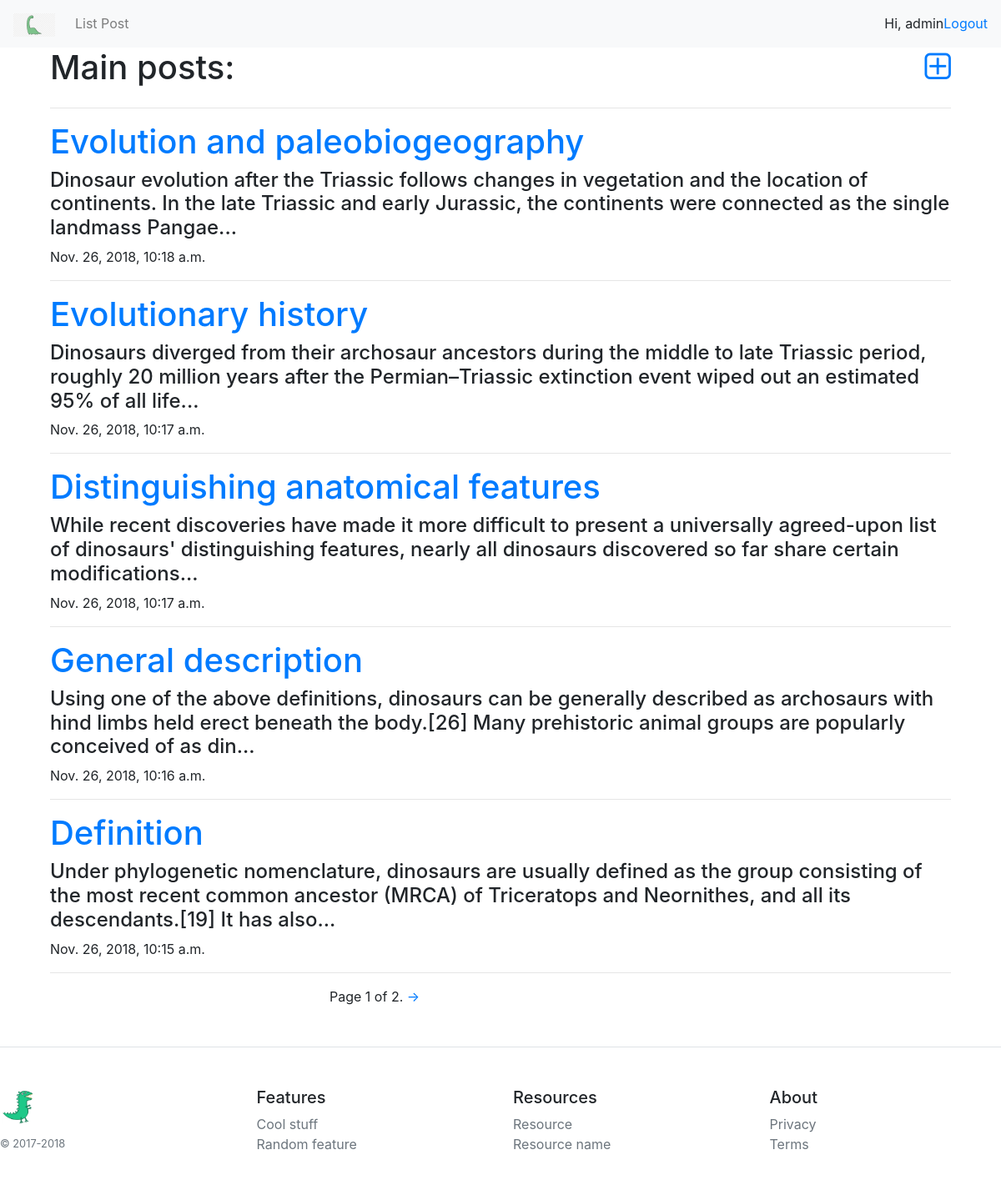
The app's page / (signed in) with its own data.
### user_post/models.py (models this page shows, shortened)
class Post(models.Model):
    author = models.ForeignKey('auth.User', on_delete=models.CASCADE)
    title = models.CharField(max_length = 150, verbose_name = 'Title')
    descriptions = models.TextField(verbose_name = 'Informations')
    date = models.DateTimeField(auto_now = True, verbose_name = 'Date')
    likes = models.IntegerField(default = 0)
    dislike = models.IntegerField(default = 0)
    def get_short_text(self):
        if len(self.descriptions) > SHORT_TEXT_LEN:
            return self.descriptions[:SHORT_TEXT_LEN]
        else:
            return self.descriptions
    class Meta:
        verbose_name = 'Post'
        verbose_name_plural = 'Posts'

### user_post/views.py (the view)
# urls.py: url(r'^$', views.main, name = 'main'),
def main(request):
	post = Post.objects.all().order_by('-date')
	paginator = Paginator(post, 5)
	page = request.GET.get('page')
	try:
		post = paginator.page(page)
	except PageNotAnInteger:
		post = paginator.page(1)
	except EmptyPage:
		post = paginator.page(paginator.num_pages)
	args = {'post':post}
	return render(request, 'user_post/main.html', args)

### user_post/templates/user_post/main.html (shortened to what this page needs)
{% extends 'user_post/wrapper.html' %}
{% load staticfiles %}
{% block main %}
	<div class="container main-content">
		<h1 class="leftstr">Main posts:</h1>
		{% if request.user.is_authenticated %}
			<h1 class="rightstr"><a href="{% url 'user_post:post_new' %}" class="top-menu"><i class="fa fa-plus-square-o"></i></a></h1>
		{% endif %}
		<hr>
		{% for post in post %}
			<h1><a href="/posts/{{ post.id }}">{{ post.title }}</a></h1>
			<h4>{{ post.get_short_text }}...</h4>
			<span>{{ post.date }}</span>
			<hr>
		{% endfor %}
	</div>
	<div class="paginator">
		<span class="step-links" style="position: relative; left: 350px;">
			<span class="current">
					Page {{ post.number }} of {{ post.paginator.num_pages }}.
			</span>
			{% if post.has_next %}
				<a href="?page={{ post.next_page_number }}">&#8594;</a>
			{% endif %}
		</span>
	</div>
{% endblock %}

### user_post/templates/user_post/wrapper.html (shortened to what this page needs)
{% load staticfiles %}
<!doctype html>
<html lang="en">
  <head>
    <link rel="stylesheet" href="https://stackpath.bootstrapcdn.com/bootstrap/4.1.3/css/bootstrap.min.css">
    <link rel="stylesheet" href="{% static 'css/style3.css' %}">
    <link rel="stylesheet" href="https://cdnjs.cloudflare.com/ajax/libs/font-awesome/4.7.0/css/font-awesome.min.css">
  </head>
  <body>
    <nav class="navbar navbar-expand-lg navbar-light bg-light">
    <a class="navbar-brand" href="/"><img src="{% static 'img/dinosaur2.png' %}" width="50px;"></a>
    <div class="collapse navbar-collapse" id="navbarColor03">
      <ul class="navbar-nav mr-auto">
        <li class="nav-item">
          <a class="nav-link" href="/">List Post</a>
        </li>
      </ul>
      <ul class="navbar-nav responsive-menu">
        {% if request.user.is_authenticated %}
          <li class="nav-item">Hi, {{ request.user.username }}</li>
          <li class="nav-item">
            <a href="/account/logout">Logout</a>
          </li>
        {% else %}
          <li class="nav-item">
            <a href="/account/login">Login</a>
          </li>
        {% endif %}
      </ul>
    </div>
  </nav>
    <div class="container">
      <div class="center">
        {% block main %}
        {% endblock %}
      </div>
    </div>
      <footer class="pt-4 my-md-5 pt-md-5 border-top">
        <div class="row">
          <div class="col-12 col-md">
            <img class="mb-2" src="{% static 'img/dinosaur1.png' %}" alt="" width="50" height="50">
            <small class="d-block mb-3 text-muted">&copy; 2017-2018</small>
          </div>
          <div class="col-6 col-md">
            <h5>Features</h5>
            <ul class="list-unstyled text-small">
              <li><a class="text-muted" href="#">Cool stuff</a></li>
              <li><a class="text-muted" href="#">Random feature</a></li>
            </ul>
          </div>
          <div class="col-6 col-md">
            <h5>Resources</h5>
            <ul class="list-unstyled text-small">
              <li><a class="text-muted" href="#">Resource</a></li>
              <li><a class="text-muted" href="#">Resource name</a></li>
            </ul>
          </div>
          <div class="col-6 col-md">
            <h5>About</h5>
            <ul class="list-unstyled text-small">
              <li><a class="text-muted" href="#">Privacy</a></li>
              <li><a class="text-muted" href="#">Terms</a></li>
            </ul>
          </div>
        </div>
      </footer>
  </body>
</html>

### user_post/static/css/style3.css (style rules this page uses)
.responsive-menu { float: right; }
body, html { width: 100%; display: grid; }
.leftstr, .rightstr { float:left; width: 50%; }
.rightstr { text-align: right; }

### records on screen
Post: title "Evolution and paleobiogeography", get_short_text "Dinosaur evolution after the Triassic follows changes in vegetation and the location of continents. In the late Triassic and early Jurassic, the continents were connected as the single landmass Pangae", date "Nov. 26, 2018, 10:18 a.m."
Post: title "Evolutionary history", get_short_text "Dinosaurs diverged from their archosaur ancestors during the middle to late Triassic period, roughly 20 million years after the Permian–Triassic extinction event wiped out an estimated 95% of all life", date "Nov. 26, 2018, 10:17 a.m."
Post: title "Distinguishing anatomical features", get_short_text "While recent discoveries have made it more difficult to present a universally agreed-upon list of dinosaurs' distinguishing features, nearly all dinosaurs discovered so far share certain modifications", date "Nov. 26, 2018, 10:17 a.m."
Post: title "General description", get_short_text "Using one of the above definitions, dinosaurs can be generally described as archosaurs with hind limbs held erect beneath the body.[26] Many prehistoric animal groups are popularly conceived of as din", date "Nov. 26, 2018, 10:16 a.m."
Post: title "Definition", get_short_text "Under phylogenetic nomenclature, dinosaurs are usually defined as the group consisting of the most recent common ancestor (MRCA) of Triceratops and Neornithes, and all its descendants.[19] It has also", date "Nov. 26, 2018, 10:15 a.m."

### other values on screen
{{ request.user.username }} "admin"
{{ post.number }} "1"
{{ post.paginator.num_pages }} "2"
